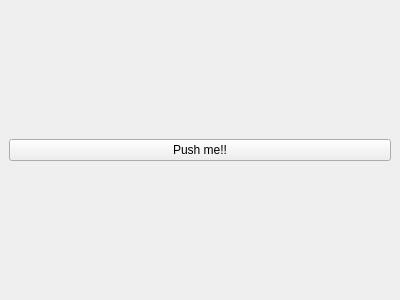
<ui version="4.0" >
 <author></author>
 <comment></comment>
 <exportmacro></exportmacro>
 <class>TestingExtension</class>
 <widget class="QWidget" name="TestingExtension" >
  <property name="geometry" >
   <rect>
    <x>0</x>
    <y>0</y>
    <width>400</width>
    <height>300</height>
   </rect>
  </property>
  <property name="windowTitle" >
   <string>Form</string>
  </property>
  <layout class="QGridLayout" >
   <property name="margin" >
    <number>9</number>
   </property>
   <property name="spacing" >
    <number>6</number>
   </property>
   <item row="0" column="0" >
    <widget class="QPushButton" name="m_testingButton" >
     <property name="text" >
      <string>Push me!!</string>
     </property>
    </widget>
   </item>
  </layout>
 </widget>
 <pixmapfunction></pixmapfunction>
 <resources/>
 <connections/>
</ui>
